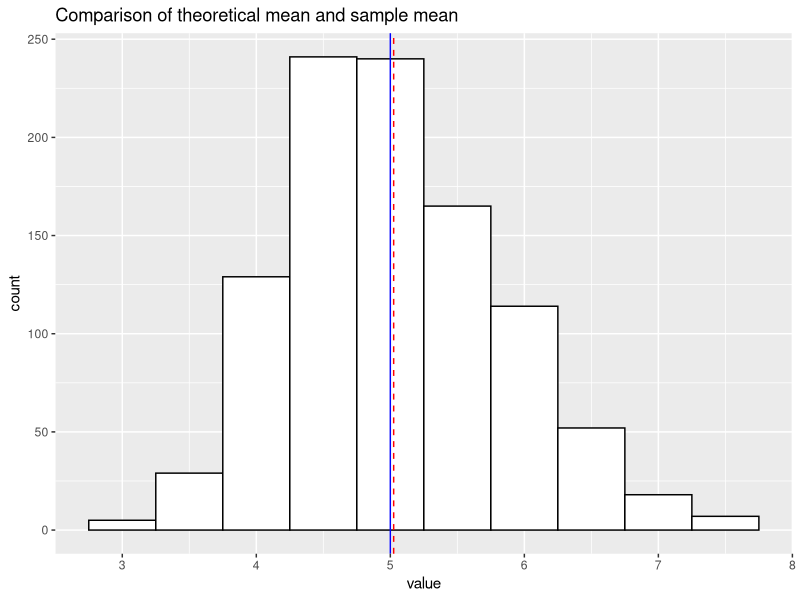
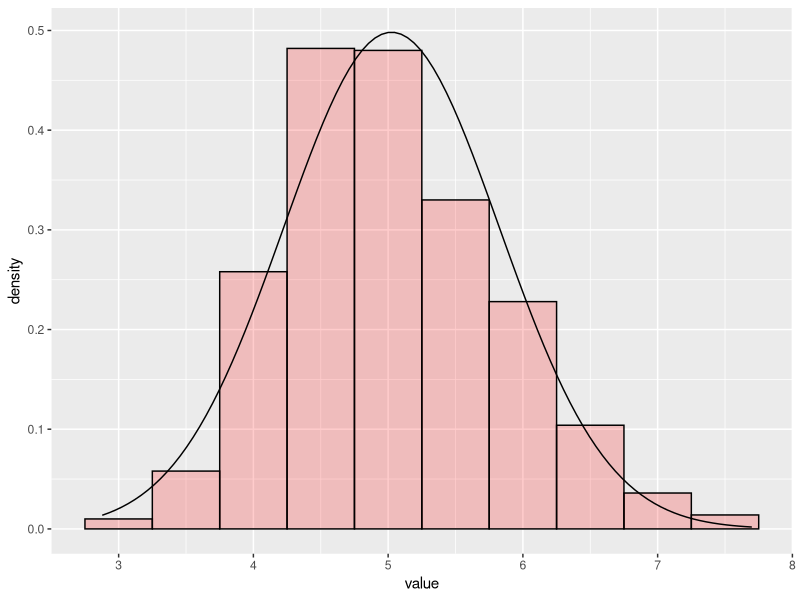

The R source for these figures, in order:
## ---- chunk 1
library(stats)
library(dplyr)
library(ggplot2)
## ---- chunk 2
set.seed(624)
lambda = 0.2
n = 40
nosim = 1000
## ---- chunk 3
data1 <- replicate(nosim,rexp(n, lambda))
exp_mean <- apply(data1,2,mean)

samp_mean <- mean(exp_mean)
samp_mean
theo_mean <- 1/lambda
theo_mean

data2 <- data.frame(Mean_of_exp='exp_mean',value=exp_mean)
ggplot(data2,aes(x=value)) + 
  geom_histogram(binwidth = 0.5,colour = "black",fill = "white") +
  geom_vline(aes(xintercept=samp_mean), color="red", linetype="dashed", size=0.5)+
  geom_vline(aes(xintercept=theo_mean), color="blue", size=0.5)+
  ggtitle("Comparison of theoretical mean and sample mean")
## ---- chunk 4
samp_sd <- sd(exp_mean)
samp_sd
samp_var <- samp_sd^2
samp_var
theo_sd <- 1/(lambda*sqrt(n))
theo_sd
theo_var <- theo_sd^2
theo_var
## ---- chunk 5
x <- seq(min(exp_mean), max(exp_mean), length=100)
y <- dnorm(x, mean=1/lambda, sd=(1/lambda/sqrt(n)))

ggplot(data2, aes(x=value)) + 
  geom_histogram(aes(y=..density..),      
                 binwidth=.5,
                 colour="black", fill="red",alpha=0.2) +
  stat_function(fun = dnorm, args = list(mean = mean(data2$value), sd = sd(data2$value)))
